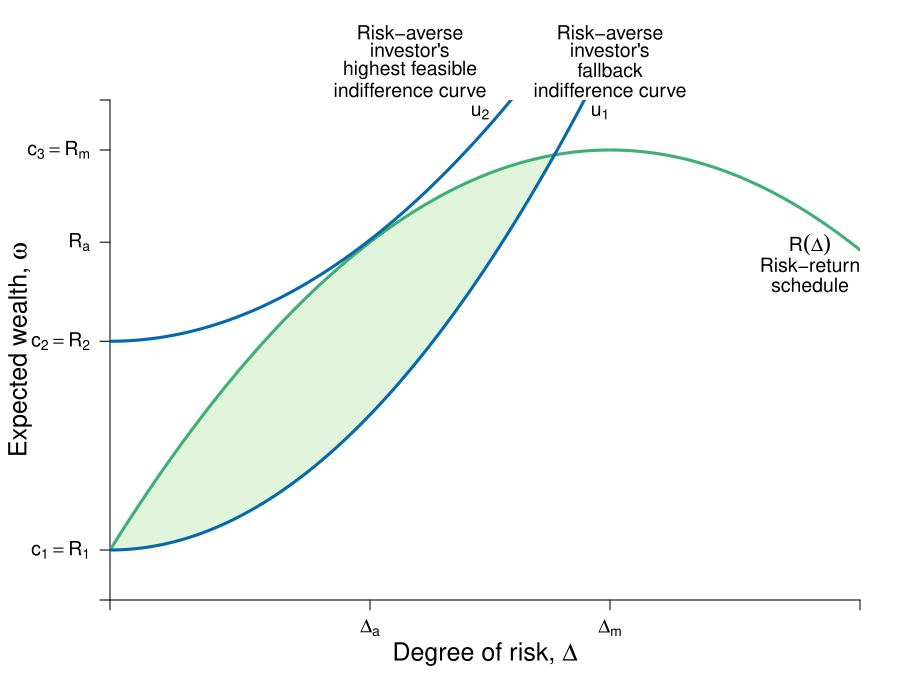

The script that saved this image:
#Graph Designer: Simon Halliday & Madeleine Wettach '20
#Authors: Bowles, Foley and Halliday
#Title: Microeconomics: Competition, Conflict and Coordination

require(shape)
library(pBrackets)
pdf(file = "risk/step_by_step_graphs_4/risk_return_investment_step3.pdf", width = 9, height = 7)

#Set parameters for graphics
axislabelsize <- 1.5
labelsize <- 1.2
graphlinewidth <- 3
segmentlinewidth <- 2
a <- c(2, 4, 6)


COL <- c("#7fc97f", "#beaed4", "#fdc086", "#ffff99", "#386cb0", "#f0027f", "#bf5b17", "#666666")
COLA <- c("#e0f3db", "#99d8c9","#66c2a4","#41ae76", "#238b45", "#005824")
COLB <- c("#c6dbef", "#4eb3d3", "#2b8cbe", "#0868ac","#084081")
COLC <- c("#fcfbfd", "#efedf5", "#dadaeb", "#bcbddc", "#9e9ac8", "#807dba", "#6a51a3", "#54278f", "#3f007d")

par(mar =  c(5, 5.5, 5, 2))
xlims <- c(0, 15)
ylims <- c(0, 20)

riskreturn <- function(g, int1 = 18, int2 = 4, coeff = 0.4){
  int1 - (int2 - (coeff)*g)^2
}

uA <- function(omega, g, slope = 0.5){
  omega + omega*g  - slope*g^2
}

indiffA <- function(g, intercept = 2, slope = 0.2){
  intercept  + slope*g^2
}

insurance <- function(g, intercept = 10, slope = 0.36){
  intercept  + slope*g
}

#Find the optima of the risk return schedule for plotting
retopt <- optimize(riskreturn, interval = xlims, maximum = TRUE)
retmax <- retopt$maximum[1]

#Find the intersection of the riskreturn schedule and indiffA
rt <- uniroot(function(g)  riskreturn(g) - indiffA(g), c(0.01, 15), tol = 1e-8) 
int1 <- rt$root

# rt2 <- uniroot(function(g)  riskreturn(g) - indiffA(g, intercept = 10.35, slope = 0.12), c(1, 10), tol = 1e-8) 
# tang <- rt2$root
# tang  

#Plot command 
plot(0, 0, xlim = xlims, ylim = ylims, 
     type = "n",
     xlab = expression(paste("")),
     ylab = expression(paste("")), 
     axes = FALSE,
     cex.lab = labelsize, 
     bty = "n", 
     xaxs="i", 
     yaxs="i"
)


#Customize ticks and labels for the plot
ticksy <- c(0,  2, 10.35, riskreturn(g = 5.2), riskreturn(g = retmax), ylims[2])
ylabels <- c(NA, expression(paste(c[1] == R[1])), expression(paste(c[2] == R[2])), expression(paste(R[a])), expression(paste(c[3] == R[m])), NA)
ticksx <- c(0, 5.2, retmax, xlims[2])
xlabels <- c(NA, expression(paste(Delta[a])), expression(paste(Delta[m])), NA)

axis(1, at = ticksx, pos = 0, labels = xlabels, cex.axis = labelsize)
axis(2, at = ticksy, pos = 0, labels = ylabels, las = 1, cex.axis = labelsize)
mtext(expression(paste("Degree of risk, ", Delta)), side=1, line = 2.5, cex = axislabelsize)
text(xlims[1] - 1.8, ylims[2] - 0.5*(ylims[2] - ylims[1]), expression(paste("Expected wealth, ", omega)), xpd = TRUE, cex = axislabelsize, srt = 90) 

npts <- 500 
xx1 <- seq(xlims[1], xlims[2], length.out = npts)


#Notice, I use the earlier calculated intercept here for the polygon
xx3 <- seq(xlims[1], int1, length.out = npts)
polygon(x = c(xx3, rev(xx3)), 
        y = c(riskreturn(xx3), indiffA(rev(xx3))), 
        col = COLA[1], density=NULL, border = NA)

lines(xx1, riskreturn(xx1), col = COLA[4], lwd = graphlinewidth, lty = 1)
###cut
lines(xx1, indiffA(xx1), col = COLB[4], lwd = graphlinewidth, lty = 1)
lines(xx1, indiffA(xx1, intercept = 10.35, slope = 0.15), col = COLB[4], lwd = graphlinewidth, lty = 1)

####cut
#Add points a, b, c and c
#segments(5.2, 0, 5.2, riskreturn(g = 5.2), lty = 2, col = "gray", lwd = segmentlinewidth)
#segments(0, riskreturn(g = 5.2), 5.2, riskreturn(g = 5.2), lty = 2, col = "gray", lwd = segmentlinewidth)
#points(5.2, riskreturn(g = 5.2), pch = 16, col = "black", cex = 1.5)
#text(5.2 + 0.25, riskreturn(g = 5.2) - 0.3, expression(a), cex = labelsize)


#####Risk neutral segment line
#segments(0, riskreturn(retmax), xlims[2], riskreturn(g = retmax) , lty = 2, col = COLB[4], lwd = graphlinewidth)

#segments(retmax, 0, retmax, riskreturn(g = retmax) , lty = 2, col = "gray", lwd = segmentlinewidth)
#points(retmax, riskreturn(g = retmax), pch = 16, col = "black", cex = 1.5)
#text(retmax + 0.25, riskreturn(g = retmax) - 0.5, expression(m), cex = labelsize)
#####cut

# segments(0, insurance(g = 1.8), 10.5, insurance(g = 1.8), lty = 2, col = "gray", lwd = segmentlinewidth)
# segments(1.8, 0, 1.8, insurance(g = 1.8), lty = 2, col = "gray", lwd = segmentlinewidth)
# points(1.8, insurance(g = 1.8) , pch = 16, col = "black", cex = 1.5)
# text(1.8, insurance(g = 1.8) + 0.6, expression(paste(b^2)), cex = labelsize)
# 
# 
# 
# points(10.5, riskreturn(g = 10.5) , pch = 16, col = "black", cex = 1.5)
# text(10.5, riskreturn(g = 10.5) + 0.6, expression(paste(b^1)), cex = labelsize)
# 
# brackets(x1 = 10.7, y1 = riskreturn(10.5)  - 0.1, 
#          x2 = 10.7, y2 = insurance(1.8),  
#          ticks = 0.5, curvature = 0.5, type = 1, h = 0.5,
#          col = "black", lwd = 1, lty = 1, xpd = TRUE)
# text(11.4, 12.1, expression(paste(p)), xpd = TRUE, cex = labelsize)
# 
# Arrows(5.8, 3, 10.2, 3, 
#        col = "black", lty = 2, lwd = 2, arr.type = "triangle", 
#        arr.lwd = 0.5, code = 2)
# text(8.05, 4, expression(paste("Increased risk-taking")), xpd = TRUE)
# text(8.05, 3.5, expression(paste("due to insurance")), xpd = TRUE)
# 
# 
# Arrows(10.4, 2, 2, 2, 
#        col = "black", lty = 1, lwd = 2, arr.type = "triangle", 
#        arr.lwd = 0.5, code = 2)
# text(3.75, 1.55, expression(paste("Decreased net")), xpd = TRUE)
# text(3.75, 1, expression(paste("risk exposure")), xpd = TRUE)
# text(3.75, 0.5, expression(paste("due to insurance")), xpd = TRUE)
# 
# 
#text(14, 19.6, expression(paste("Risk-neutral")), xpd = TRUE, cex = labelsize)
#text(14, 18.7, expression(paste("indifference curve")), xpd = TRUE, cex = labelsize)
# 
# 
# #Label risk return schedule
text(14, 14.2, expression(paste(R(Delta))), cex = labelsize)
text(14, 13.4, expression(paste("Risk-return")), cex = labelsize)
text(14, 12.6, expression(paste("schedule")), cex = labelsize)
#

####cut
# #Label value functions
text(9.8, 19.5, expression(u[1]), cex = labelsize)
text(7.4, 19.5, expression(u[2]), cex = labelsize)
#text(14, 17.5, expression(u[3]), cex = labelsize)


text(6, 22.7, expression(paste("Risk-averse")), xpd = TRUE, cex = labelsize) 
text(6, 22, expression(paste("investor's")), xpd = TRUE, cex = labelsize) 
text(6, 21.2, expression(paste("highest feasible")), xpd = TRUE, cex = labelsize) 
text(6, 20.4, expression(paste("indifference curve")), xpd = TRUE, cex = labelsize) 

text(10, 22.7, expression(paste("Risk-averse")), xpd = TRUE, cex = labelsize) 
text(10, 22, expression(paste("investor's")), xpd = TRUE, cex = labelsize) 
text(10, 21.2, expression(paste("fallback")), xpd = TRUE, cex = labelsize) 
text(10, 20.4, expression(paste("indifference curve")), xpd = TRUE, cex = labelsize) 




dev.off()
